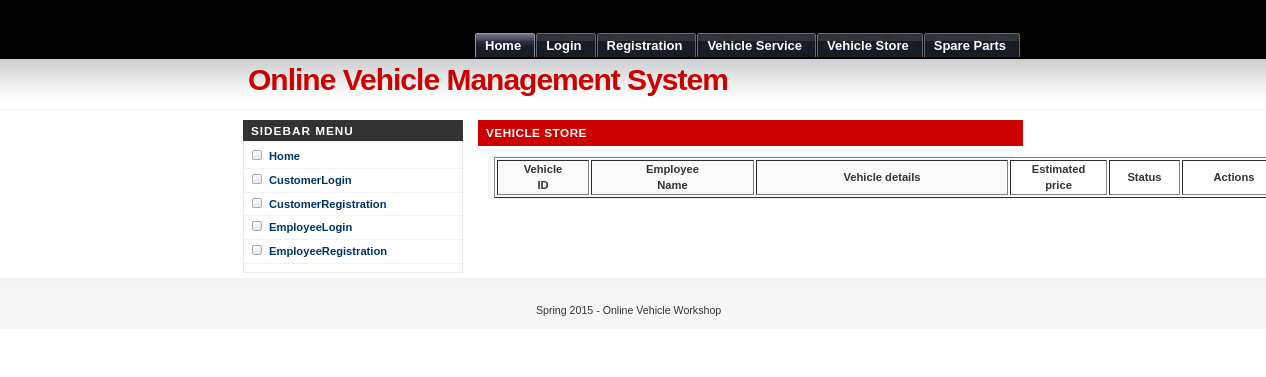
The page /viewvehiclestore.php on the database as committed earlier.
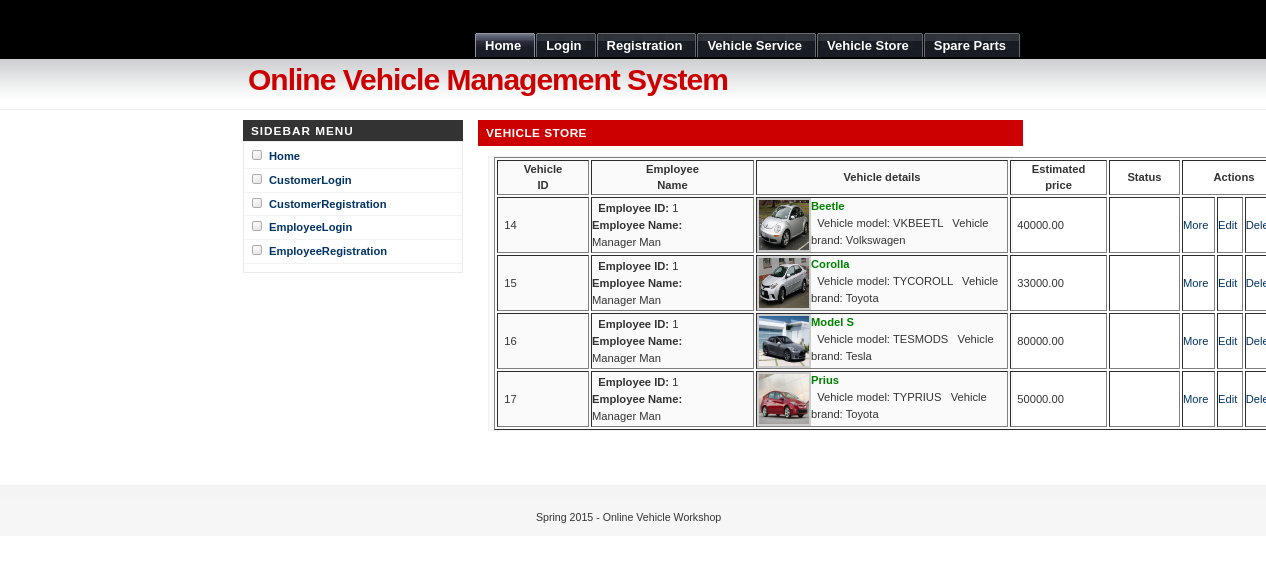
The same page on the database as committed later.
### tables this page shows
CREATE TABLE IF NOT EXISTS `vehiclestore` (
  `vehicleid` int(10) NOT NULL AUTO_INCREMENT,
  `empid` int(10) NOT NULL,
  `vehname` varchar(25) NOT NULL,
  `model` varchar(25) NOT NULL,
  `brand` varchar(25) NOT NULL,
  `images` text NOT NULL,
  `estprice` double(10,2) NOT NULL,
  `description` text NOT NULL,
  `status` varchar(25) NOT NULL,
  PRIMARY KEY (`vehicleid`)
);

CREATE TABLE IF NOT EXISTS `employee` (
  `employeeid` int(10) NOT NULL AUTO_INCREMENT,
  `fname` varchar(25) NOT NULL,
  `lname` varchar(25) NOT NULL,
  `loginid` varchar(25) NOT NULL,
  `password` varchar(25) NOT NULL,
  `emailid` varchar(25) NOT NULL,
  `contactno1` varchar(25) NOT NULL,
  `contactno2` varchar(25) NOT NULL,
  `employeetype` varchar(25) NOT NULL,
  PRIMARY KEY (`employeeid`)
);

### viewvehiclestore.php (the view, shortened to what this page needs)
<?php
include("header.php");
include("sidebar.php");
?>
		<div id="main">
			<h1>Vehicle Store</h1>
            <?php
if($ctins == 1)
{
	echo "<center><b>Employees account created successfully...</b></center><br>";
	echo "<center><b><a href='emplogin.php'>Click here to Login.</a></b></center>";
}
else
{
	?>
		<form id="form1" name="form1" method="post" action="">
		  <table width="795" border="1">
		    <tr>
		      <th width="90" scope="col">Vehicle<br />
	          ID</th>
		      <th width="161" scope="col">Employee<br />
	          Name</th>
		      <th width="250" scope="col">Vehicle details</th>
		      <th width="95" scope="col">Estimated<br />
	          price</th>
		      <th width="69" scope="col">Status</th>
              <th width="90" scope="col" colspan="3">Actions</th>
	        </tr>
          <?php
$result= mysql_query("select * from vehiclestore");
		  while($arrrec= mysql_fetch_array($result))
		  {
		  $result1= mysql_query("select * from employee where employeeid='$arrrec[empid]'");
		 $arrrec1 = mysql_fetch_array($result1);
		   echo" <tr>
		      <td>&nbsp; $arrrec[vehicleid]</td>
		      <td>&nbsp; <strong>Employee ID:</strong>  $arrrec1[employeeid]<br>
			  			 <strong>Employee Name: <br></strong> $arrrec1[fname] $arrrec1[lname]<br>
			  </td>
		      <td><img src='upload/$arrrec[images]' width='50' height='50' align='left'></img><b><font color='green'>$arrrec[vehname]</font></b> <br>
			  &nbsp; Vehicle model: $arrrec[model]
			  &nbsp; Vehicle brand: $arrrec[brand]</td>
			  <td>&nbsp; $arrrec[estprice]</td>
			  <td>&nbsp; $arrrec[status]</td>
			  <td><a href='viewvehiclestoremore.php?vehicleid=$arrrec[vehicleid]'>More</a></td><td><a href='addvehiclestore.php?vahicleid=$arrrec[vehicleid]'>Edit</a></td><td><a href='viewvehiclestore.php?vahicleid=$arrrec[vehicleid]'>Delete</a></td>
	        </tr>";
		  }
	      ?>
          </table>
		</form>
   	<?php
	}
	?>
			<p>&nbsp;</p>
<br />
		</div>
</div>
<?php
include("footer.php");
?>

### header.php (shortened to what this page needs)
<!DOCTYPE html PUBLIC "-//W3C//DTD XHTML 1.0 Strict//EN" "http://www.w3.org/TR/xhtml1/DTD/xhtml1-strict.dtd">
<html xmlns="http://www.w3.org/1999/xhtml" xml:lang="en" lang="en">
<head>
<link rel="stylesheet" href="images/Underground.css" type="text/css" />
</head>
<body>
<div id="wrap">
		<div id="header">
		    <ul>
				<li id="current"><a href="index.php"><span>Home</span></a></li>
                <?php
                if(isset($_SESSION[custid]))
				{
                echo "<li><a href='account.php'><span>Account</span></a></li>";
				}
				else if(!(isset($_SESSION[empid])))
				{
           		echo "<li><a href='login.php'><span>Login</span></a></li>
				<li><a href='registration.php'><span>Registration</span></a></li>
				<li><a href='service.php'><span>Vehicle Service</span></a></li>";
				}
				?>
				<li><a href="vehiclestore.php"><span>Vehicle Store</span></a></li>
				<li><a href="sparepartsstore.php"><span>Spare Parts</span></a></li>
			</ul>
		</div>
		<div id="header-logo">
			<div id="logo">
				<span class="red">Online Vehicle Management System</span>
			</div>
		</div>

### sidebar.php (shortened to what this page needs)
<div id="sidebar" >
			<h1>Sidebar Menu</h1>
			<div class="left-box">
				<ul class="sidemenu">
                    <?php
				if(isset($_SESSION[custid]))
				{
					?>
					<li><a href="account.php">Account</a></li>
                    <li><a href="sellvehicle.php">Sell Your Vehicle</a></li>
                    <li><a href="viewsellvehicle.php">Vehicle Sell Request</a></li>
                    <li><a href="service.php">Service My Vehicle </a></li>
                     <li><a href="viewvehicleservicerequest.php">Vehicle Service Request</a></li>
                    <li><a href="viewtestdrive.php">View Test Drive Request</a></li>
                      <li><a href="viewbuyvehicles.php">View Purchased Vehicles</a></li>
                      <li><a href="viewbuyspareparts.php">View Purchased Spareparts</a></li>
                       <li><a href="logout.php">Logout</a></li>
					<?php
				}
				else
				{
					?>
                    <li><a href="index.php">Home</a></li>
					<li><a href="login.php">CustomerLogin</a></li>
					<li><a href="registration.php">CustomerRegistration</a></li>
					<li><a href="emplogin.php">EmployeeLogin</a></li>
					<li><a href="employees.php">EmployeeRegistration</a></li>
					<?php
				}
				?>
				</ul>
			</div>
</div>

### footer.php
<div class="footer">
		<p>Spring 2015 - Online Vehicle Workshop<strong></strong> &nbsp;&nbsp;
</div>
</body>
</html>

### images/Underground.css (style rules this page uses)
* { margin: 0; padding: 0; }
body { margin: 0; padding: 0; font: 70%/1.5 Verdana, Tahoma, Arial, Helvetica, sans-serif; color: #333; background: #FFF url(bg.gif) repeat-x; }
a { color: #003366; background-color: inherit; text-decoration: none; }
h1, h2, h3 { font-family: Arial, 'Trebuchet MS', Sans-Serif; font-weight: bold; color: #333; }
h1 { font-size: 120%; letter-spacing: .5px; }
img { border: 2px solid #CCC; }
h1, h2, h3, p { padding: 0; margin: 10px; }
ul, ol { margin: 10px 20px; padding: 0 20px; }
form { margin:10px; padding: 0 5px; border: 1px solid #f2f2f2; background-color: #FAFAFA; }
#wrap { margin: 0 auto; width: 780px; }
#header { position: relative; margin: 0; padding: 0; height: 60px; }
#header-logo { position: relative; clear: both; height: 50px; margin: 0; padding: 0; }
#header-logo #logo { position: absolute; top: 3px; left: 5px; font: bold 30px "trebuchet MS", Arial, Tahoma, Sans-Serif; margin: 0; padding: 0; letter-spacing: -1px; color: #000; }
#header ul { position: absolute; margin:0; list-style:none; right:-18px ; bottom: 3px; font: bold 13px 'Trebuchet MS', Arial, Sans-serif; }
#header li { display:inline; margin:0; padding:0; }
#header a { float:left; background: url(tableft.gif) no-repeat left top; margin:0; padding:0 0 0 4px; text-decoration:none; }
#header a span { float:left; display:block; background: url(tabright.gif) no-repeat right top; padding:5px 15px 4px 6px; color:#FFF; }
#header a span { float:none; }
#header #current a { background-position:0% -42px; }
#header #current a span { background-position:100% -42px; }
#main { float: right; margin: 0; padding: 0; width: 545px; }
#main h1 { margin: 10px 0; padding: 4px 0 4px 8px; font-size: 105%; color: #FFF; text-transform: uppercase; background-color: #CC0000; letter-spacing: .5px; }
#sidebar { float: left; width: 220px; margin: 0; padding: 0; background-color: #FFFFFF; }
#sidebar h1 { margin: 10px 0 0 0; padding: 4px 0 4px 8px; font: bold 105% Arial, Sans-Serif; color: #FFF; text-transform: uppercase; background: #333; letter-spacing: 1px; }
#sidebar .left-box { border: 1px solid #EBEBEB; margin: 0 0 5px 0; background: #FFF; }
#sidebar ul.sidemenu { list-style: none; text-align: left; margin: 3px 0px 8px 0; padding: 0; text-decoration: none; }
#sidebar ul.sidemenu li { border-bottom: 1px solid #f2f2f2; background: url(bullet.gif) no-repeat 3px 2px; padding: 3px 5px 3px 25px; margin: 0; }
#sidebar ul.sidemenu a { font-weight: bolder; padding: 3px 0px; background: none; }
.footer { clear: both; border-top: 1px solid #f2f2f2; background: #FFF url(footerbg.gif) repeat-x; padding: 3px 0 10px 0; text-align: center; line-height: 3.5em; font-size: 95%; }
.red { color: #CC0000; }

Rows that differ between the two databases and show on the page:
added vehiclestore: vehicleid "14", empid.employeeid "1", empid.fname "Manager", empid.lname "Man", images (picture), vehname "Beetle", model "VKBEETL", brand "Volkswagen", estprice "40000.00"
added vehiclestore: vehicleid "15", empid.employeeid "1", empid.fname "Manager", empid.lname "Man", images (picture), vehname "Corolla", model "TYCOROLL", brand "Toyota", estprice "33000.00"
added vehiclestore: vehicleid "16", empid.employeeid "1", empid.fname "Manager", empid.lname "Man", images (picture), vehname "Model S", model "TESMODS", brand "Tesla", estprice "80000.00"
added vehiclestore: vehicleid "17", empid.employeeid "1", empid.fname "Manager", empid.lname "Man", images (picture), vehname "Prius", model "TYPRIUS", brand "Toyota", estprice "50000.00"
